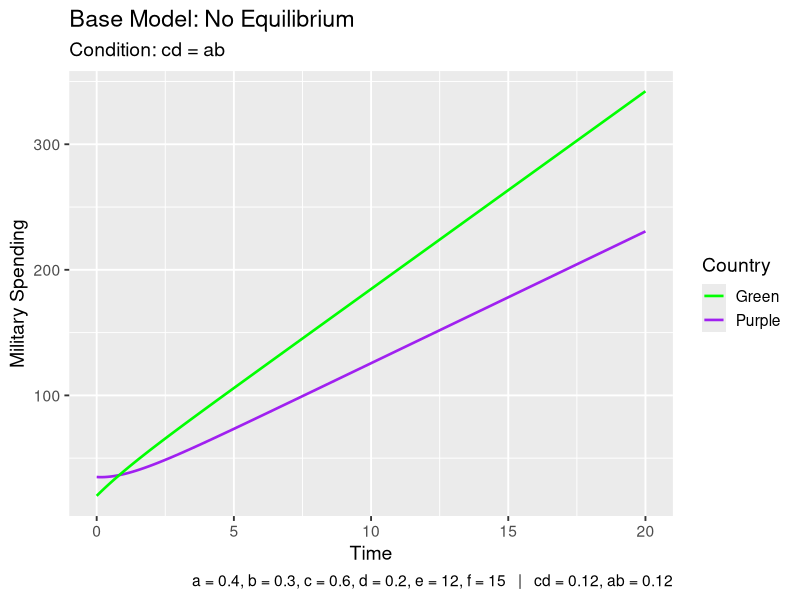
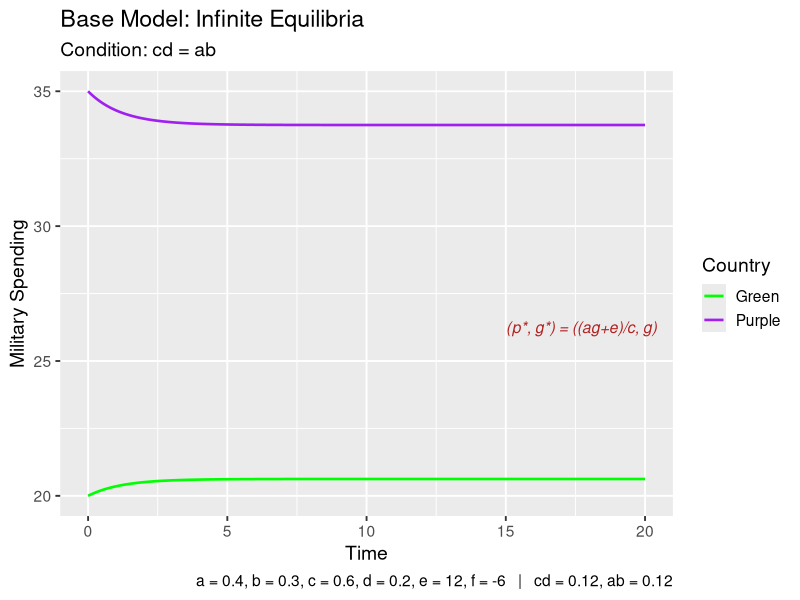
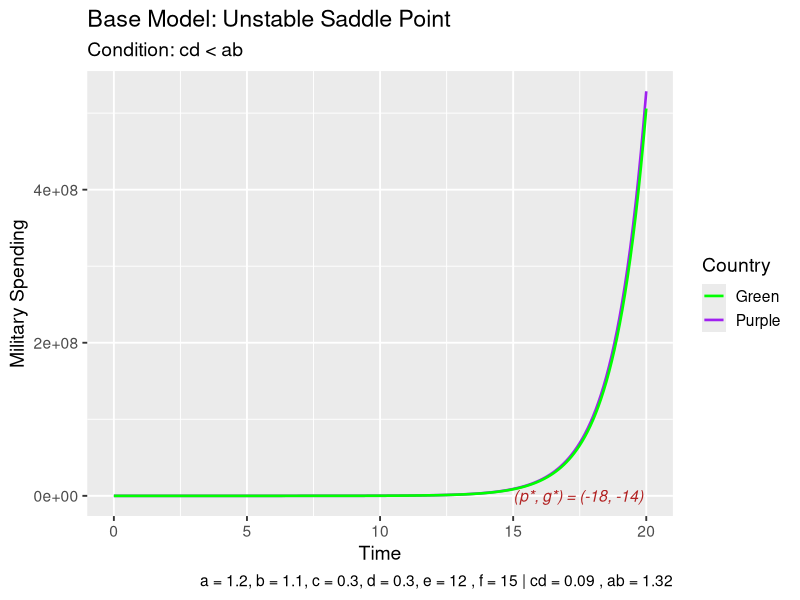
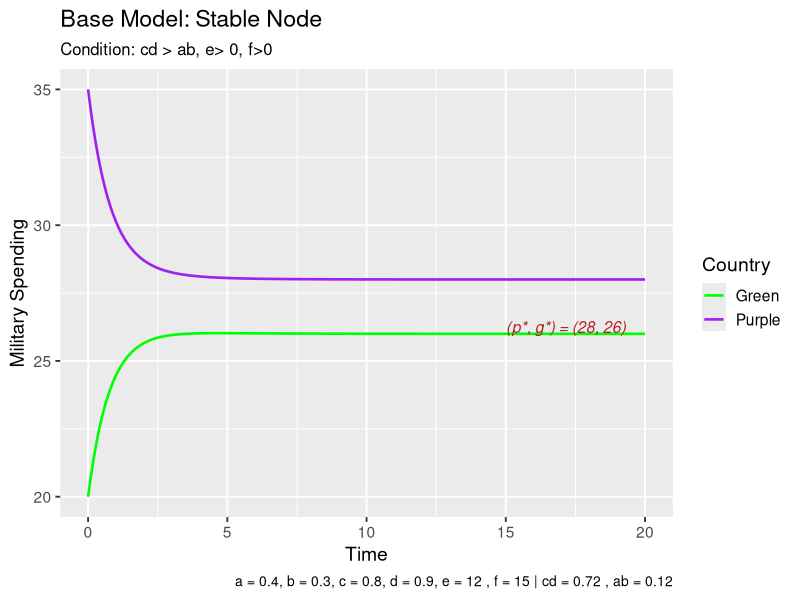
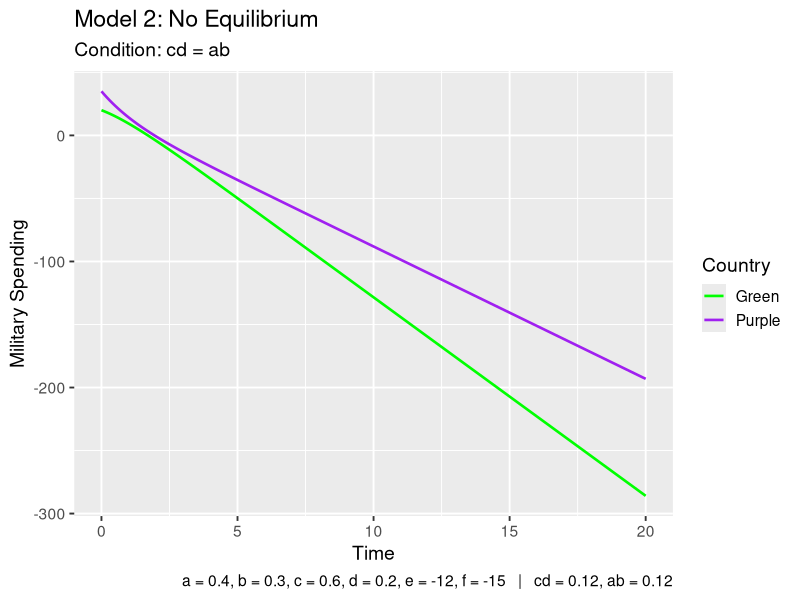
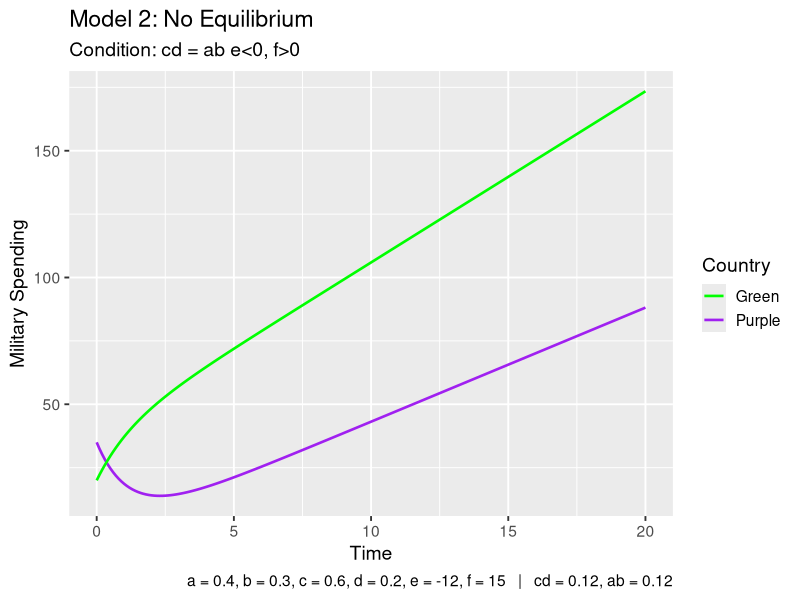
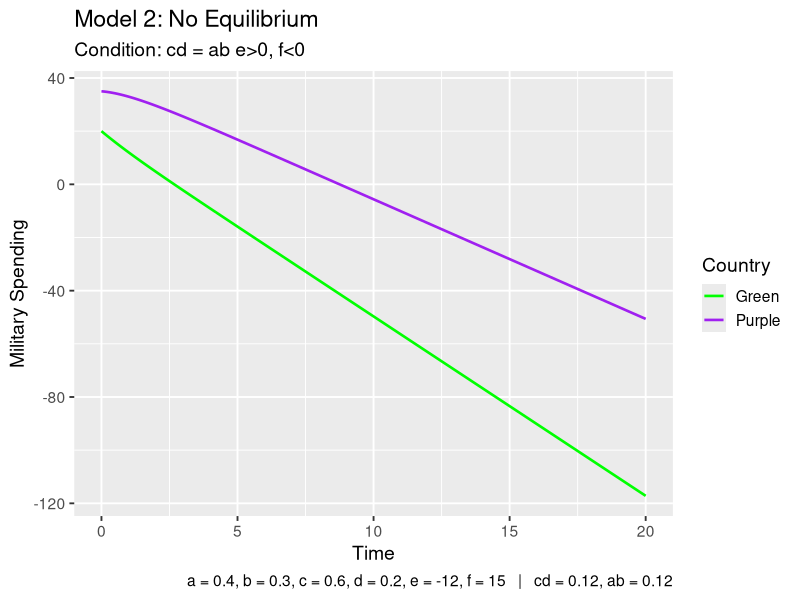
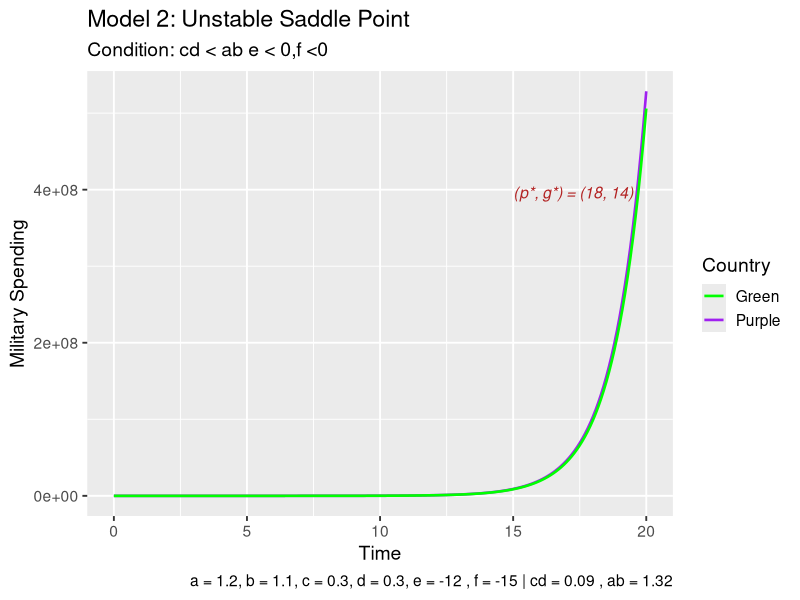

Reproduce these figures in R, in order.
####################
# Arms Race Model
####################

#load libraries
library(ggplot2)

#time values
t_vals <- seq(0, 20, by = 0.1)

#parameters
#values of e and f shift the equilibrium but do not change stability results - confirm
e <- 12
f <- 15

#initial conditions determine the starting point of the simulation
#values below or above equilibrium affect whether spending initially increases or decreases
#p0 <- 12
#g0 <- 15
p0 <- 35
g0 <- 20

#create matrix to store model values: simulated spending levels of Purple and Green, respectively
arms <- matrix(NA, nrow = 2, ncol = length(t_vals))
arms[,1] <- c(p0, g0)

#Euler's method to numerically simulate the arms race model
arms_model <- function(t_vals, arms, a, b, c, d, e, f){
  h <- t_vals[2] - t_vals[1]
  for(t in 2:length(t_vals)){
    
    p_prev <- arms[1, t-1]
    g_prev <- arms[2, t-1]
  
    dp <- a*g_prev - c*p_prev + e
    dg <- b*p_prev - d*g_prev + f
    
    p_new <- p_prev + h*dp
    g_new <- g_prev + h*dg
    
    arms[,t] <- c(p_new, g_new)
  }
  return(arms)
}


#equilibirum point calculation
equilibrium <- function(a, b, c, d, e, f) {
  denom <- c*d - a*b
  if (abs(denom) < 1e-10) return(NULL)
  
  p_star <- (d*e + a*f) / denom
  g_star <- (b*e + c*f) / denom
  
  return(c(p_star = p_star, g_star = g_star))
}

#Model 1 - Condition: cd = ab, (e,f) >0
model1 <- arms_model(t_vals, arms, a = 0.4, b = 0.3, c = 0.6, d = 0.2, e, f)

soln1 <- data.frame(
  time = t_vals,
  purple = model1[1,],
  green = model1[2,]
)

ggplot(soln1) +
  geom_line(aes(x = time, y = purple, colour = "Purple"), linewidth = 0.9) +
  geom_line(aes(x = time, y = green, colour = "Green"), linewidth = 0.9) +
  
  labs(
    title = "Base Model: No Equilibrium",
    subtitle = "Condition: cd = ab",
    x = "Time",
    y = "Military Spending",
    colour = "Country",
    caption = paste0(
      "a = 0.4, b = 0.3, c = 0.6, d = 0.2, e = ", e, ", f = ", f,
      "   |   cd = ", round(0.6*0.2,2),
      ", ab = ", round(0.4*0.3,2)
    )
  ) +
  
  scale_colour_manual(values = c("Purple" = "purple", "Green" = "green")) +
  
  theme_gray(base_size = 14)

#Model 1 - Condition: cd = ab, infinite equilibria case
#pick good values for e and derive f using the relation established
e <- 12
b <-0.3
c <- 0.6
f <- (-b*e)/c

# build model with with the specified parameters
model1_inf <- arms_model(t_vals, arms, a = 0.4, b = 0.3, c = 0.6, d = 0.2, e, f)

# find equilibrium
eq1_inf <- equilibrium(a = 0.4, b = 0.3, c = 0.6, d = 0.2, e, f)

# setup dataframe for plotting
soln1_inf <- data.frame(
  time = t_vals,
  purple = model1_inf[1,],
  green = model1_inf[2,]
)

#draw with ggplot
ggplot(soln1_inf) +
  geom_line(aes(x = time, y = purple, colour = "Purple"), linewidth = 0.9) +
  geom_line(aes(x = time, y = green, colour = "Green"), linewidth = 0.9) +
  
  #equilibrium label
  annotate("text",
           x = max(t_vals)*0.75,
           y = max(model1_inf[1,])*0.75,
           label = paste0("(p*, g*) = (",
                          "(ag+e)/c", ", ",
                          "g", ")"),
           hjust = 0,
           size = 4,
           colour = "firebrick",
           fontface = "italic") +
  
  labs(
    title = "Base Model: Infinite Equilibria",
    subtitle = "Condition: cd = ab",
    x = "Time",
    y = "Military Spending",
    colour = "Country",
    caption = paste0(
      "a = 0.4, b = 0.3, c = 0.6, d = 0.2, e = ",  round(e,2), ", f = ", round(f,2),
      "   |   cd = ", round(0.6*0.2,2),
      ", ab = ", round(0.4*0.3,2)
    )
  ) +
  
  scale_colour_manual(values = c("Purple" = "purple", "Green" = "green")) +
  
  theme_gray(base_size = 14)

#parameters reinitialized since I need to go back to the default case
e <- 12
f <- 15

#Model 2 - Condition: cd < ab , +ve e,f
model2 <- arms_model(t_vals, arms, a = 1.2, b = 1.1, c = 0.3, d = 0.3, e, f)
#Plot Model 2
soln2 <- data.frame(
  time = t_vals,
  purple = model2[1,],
  green = model2[2,]
)

eq2 <- equilibrium(a = 1.2, b = 1.1, c = 0.3, d = 0.3, e = e, f = f)

ggplot(soln2) +
  geom_line(aes(x = time, y = purple, colour = "Purple"), linewidth = 0.9) +
  geom_line(aes(x = time, y = green, colour = "Green"), linewidth = 0.9) +
  
  #equilibrium label
  annotate("text",
           x = max(t_vals)*0.75,
           y = eq2["p_star"] + 1,
           label = paste0("(p*, g*) = (",
                          round(eq2["p_star"],0), ", ",
                          round(eq2["g_star"],0), ")"),
           hjust = 0,
           size = 4,
           colour = "firebrick",
           fontface = "italic") +
  
  labs(
    title = "Base Model: Unstable Saddle Point",
    subtitle = "Condition: cd < ab",
    x = "Time",
    y = "Military Spending",
    colour = "Country",
    caption = paste("a = 1.2, b = 1.1, c = 0.3, d = 0.3, e =", e, ", f =", f,
                    "| cd =", round(0.3*0.3,2), ", ab =", round(1.2*1.1,2))
  ) +
  scale_colour_manual(values = c("Purple" = "purple", "Green" = "green")) +
  theme_gray(base_size = 14)

#Model 3: Condition: cd > ab , e>0 f>0
model3 <- arms_model(t_vals, arms, a = 0.4, b = 0.3, c = 0.8, d = 0.9, e, f)

soln3 <- data.frame(
  time = t_vals,
  purple = model3[1,],
  green = model3[2,]
)

eq3 <- equilibrium(a = 0.4, b = 0.3, c = 0.8, d = 0.9, e = e, f = f)

ggplot(soln3) +
  geom_line(aes(x = time, y = purple, colour = "Purple"), linewidth = 0.9) +
  geom_line(aes(x = time, y = green, colour = "Green"), linewidth = 0.9) +
  
  #equilibrium label
  annotate("text",
           x = max(t_vals)*0.75,
           y = max(model3[1,])*0.75,
           label = paste0("(p*, g*) = (",
                          round(eq3["p_star"],0), ", ",
                          round(eq3["g_star"],0), ")"),
           hjust = 0,
           size = 4,
           colour = "firebrick",
           fontface = "italic") +
  
  labs(
    title = "Base Model: Stable Node",
    subtitle = "Condition: cd > ab, e> 0, f>0",
    x = "Time",
    y = "Military Spending",
    colour = "Country",
    caption = paste("a = 0.4, b = 0.3, c = 0.8, d = 0.9, e =", e, ", f =", f,
                    "| cd =", round(0.8*0.9,2), ", ab =", round(0.4*0.3,2))
  ) +
  
  scale_colour_manual(values = c("Purple" = "purple", "Green" = "green")) +
  
  theme_gray(base_size = 14) +
  theme(
    plot.title = element_text(face = "plain"),
    plot.subtitle = element_text(size = 12),
    legend.position = "right",
    plot.caption = element_text(size = 10)
  )


#Model 1 - Condition: cd = ab, (e,f) < 0
model1_neg <- arms_model(t_vals, arms, a = 0.4, b = 0.3, c = 0.6, d = 0.2, e=-e, f=-f)

eq1 <- equilibrium(a = 0.4, b = 0.3, c = 0.6, d = 0.2, e = -e, f = -f) 
## Returns null so I'm going to delete logic for
## plotting equilibriums

soln1_neg <- data.frame(
  time = t_vals,
  purple = model1_neg[1,],
  green = model1_neg[2,]
)

ggplot(soln1_neg) +
  geom_line(aes(x = time, y = purple, colour = "Purple"), linewidth = 0.9) +
  geom_line(aes(x = time, y = green, colour = "Green"), linewidth = 0.9) +

  labs(
    title = "Model 2: No Equilibrium",
    subtitle = "Condition: cd = ab",
    x = "Time",
    y = "Military Spending",
    colour = "Country",
    caption = paste0(
      "a = 0.4, b = 0.3, c = 0.6, d = 0.2, e = ", -e, ", f = ", -f,
      "   |   cd = ", round(0.6*0.2,2),
      ", ab = ", round(0.4*0.3,2)
    )
  ) +
  
  scale_colour_manual(values = c("Purple" = "purple", "Green" = "green")) +
  
  theme_gray(base_size = 14)

#Model 1 - Condition: cd = ab, (e< 0 f> 0)
model1_diff <- arms_model(t_vals, arms, a = 0.4, b = 0.3, c = 0.6, d = 0.2, e=-e, f=f)

eq1 <- equilibrium(a = 0.4, b = 0.3, c = 0.6, d = 0.2, e = -e, f = f) 
## Returns null so I'm going to delete logic for
## plotting equilibriums

soln1_neg <- data.frame(
  time = t_vals,
  purple = model1_diff[1,],
  green = model1_diff[2,]
)

ggplot(soln1_neg) +
  geom_line(aes(x = time, y = purple, colour = "Purple"), linewidth = 0.9) +
  geom_line(aes(x = time, y = green, colour = "Green"), linewidth = 0.9) +
  
  labs(
    title = "Model 2: No Equilibrium",
    subtitle = "Condition: cd = ab e<0, f>0",
    x = "Time",
    y = "Military Spending",
    colour = "Country",
    caption = paste0(
      "a = 0.4, b = 0.3, c = 0.6, d = 0.2, e = ", -e, ", f = ", f,
      "   |   cd = ", round(0.6*0.2,2),
      ", ab = ", round(0.4*0.3,2)
    )
  ) +
  
  scale_colour_manual(values = c("Purple" = "purple", "Green" = "green")) +
  
  theme_gray(base_size = 14)

#Model 1 - Condition: cd = ab, (e> 0 f< 0)
model1_diff_b <- arms_model(t_vals, arms, a = 0.4, b = 0.3, c = 0.6, d = 0.2, e=e, f=-f)

eq1 <- equilibrium(a = 0.4, b = 0.3, c = 0.6, d = 0.2, e = e, f = -f) 
## Returns null so I'm going to delete logic for
## plotting equilibriums

soln1_neg <- data.frame(
  time = t_vals,
  purple = model1_diff_b[1,],
  green = model1_diff_b[2,]
)

ggplot(soln1_neg) +
  geom_line(aes(x = time, y = purple, colour = "Purple"), linewidth = 0.9) +
  geom_line(aes(x = time, y = green, colour = "Green"), linewidth = 0.9) +
  
  labs(
    title = "Model 2: No Equilibrium",
    subtitle = "Condition: cd = ab e>0, f<0",
    x = "Time",
    y = "Military Spending",
    colour = "Country",
    caption = paste0(
      "a = 0.4, b = 0.3, c = 0.6, d = 0.2, e = ", -e, ", f = ", f,
      "   |   cd = ", round(0.6*0.2,2),
      ", ab = ", round(0.4*0.3,2)
    )
  ) +
  
  scale_colour_manual(values = c("Purple" = "purple", "Green" = "green")) +
  
  theme_gray(base_size = 14)

#Model 2 - Condition: cd < ab , (e,f) < 0
model2_neg <- arms_model(t_vals, arms, a = 1.2, b = 1.1, c = 0.3, d = 0.3, e, f)
#Plot Model 2
soln2 <- data.frame(
  time = t_vals,
  purple = model2_neg[1,],
  green = model2_neg[2,]
)

eq2 <- equilibrium(a = 1.2, b = 1.1, c = 0.3, d = 0.3, e = -e, f = -f)

ggplot(soln2) +
  geom_line(aes(x = time, y = purple, colour = "Purple"), linewidth = 0.9) +
  geom_line(aes(x = time, y = green, colour = "Green"), linewidth = 0.9) +
  
  #equilibrium label
  annotate("text",
           x = max(t_vals)*0.75,
           y = max(model2_neg[1,])*0.75,
           label = paste0("(p*, g*) = (",
                          round(eq2["p_star"],0), ", ",
                          round(eq2["g_star"],0), ")"),
           hjust = 0,
           size = 4,
           colour = "firebrick",
           fontface = "italic") +
  
  labs(
    title = "Model 2: Unstable Saddle Point",
    subtitle = "Condition: cd < ab e < 0,f <0",
    x = "Time",
    y = "Military Spending",
    colour = "Country",
    caption = paste("a = 1.2, b = 1.1, c = 0.3, d = 0.3, e =", -e, ", f =", -f,
                    "| cd =", round(0.3*0.3,2), ", ab =", round(1.2*1.1,2))
  ) +
  scale_colour_manual(values = c("Purple" = "purple", "Green" = "green")) +
  theme_gray(base_size = 14)

#Model 2 - Condition: cd < ab , (e > 0, f < 0)
model2_diff <- arms_model(t_vals, arms, a = 1.2, b = 1.1, c = 0.3, d = 0.3, e, -f)
#Plot Model 2
soln2 <- data.frame(
  time = t_vals,
  purple = model2_diff[1,],
  green = model2_diff[2,]
)

eq2 <- equilibrium(a = 1.2, b = 1.1, c = 0.3, d = 0.3, e = e, f = -f)

ggplot(soln2) +
  geom_line(aes(x = time, y = purple, colour = "Purple"), linewidth = 0.9) +
  geom_line(aes(x = time, y = green, colour = "Green"), linewidth = 0.9) +
  
#equilibrium label
annotate("text",
         x = max(t_vals)*0.75,
         y = eq2["p_star"] + 1,
         label = paste0("(p*, g*) = (",
                        round(eq2["p_star"],0), ", ",
                        round(eq2["g_star"],0), ")"),
         hjust = 0,
         size = 4,
         colour = "firebrick",
         fontface = "italic") +
  
  labs(
    title = "Model 2: Unstable Saddle Point",
    subtitle = "Condition: cd < ab, e>0 f<0",
    x = "Time",
    y = "Military Spending",
    colour = "Country",
    caption = paste("a = 1.2, b = 1.1, c = 0.3, d = 0.3, e =", e, ", f =", -f,
                    "| cd =", round(0.3*0.3,2), ", ab =", round(1.2*1.1,2))
  ) +
  scale_colour_manual(values = c("Purple" = "purple", "Green" = "green")) +
  theme_gray(base_size = 14)

#Model 2 - Condition: cd < ab , (e < 0, f > 0)
model2_diff_b <- arms_model(t_vals, arms, a = 1.2, b = 1.1, c = 0.3, d = 0.3, -e, f)
#Plot Model 2
soln2 <- data.frame(
  time = t_vals,
  purple = model2_diff[1,],
  green = model2_diff[2,]
)

eq2 <- equilibrium(a = 1.2, b = 1.1, c = 0.3, d = 0.3, e = -e, f = f)

ggplot(soln2) +
  geom_line(aes(x = time, y = purple, colour = "Purple"), linewidth = 0.9) +
  geom_line(aes(x = time, y = green, colour = "Green"), linewidth = 0.9) +
  
  #equilibrium label
  annotate("text",
           x = max(t_vals)*0.75,
           y = eq2["p_star"] + 1,
           label = paste0("(p*, g*) = (",
                          round(eq2["p_star"],0), ", ",
                          round(eq2["g_star"],0), ")"),
           hjust = 0,
           size = 4,
           colour = "firebrick",
           fontface = "italic") +
  
  labs(
    title = "Model 2: Unstable Saddle Point",
    subtitle = "Condition: cd < ab, e<0 f>0",
    x = "Time",
    y = "Military Spending",
    colour = "Country",
    caption = paste("a = 1.2, b = 1.1, c = 0.3, d = 0.3, e =", -e, ", f =", f,
                    "| cd =", round(0.3*0.3,2), ", ab =", round(1.2*1.1,2))
  ) +
  scale_colour_manual(values = c("Purple" = "purple", "Green" = "green")) +
  theme_gray(base_size = 14)

#Model 3: Condition: cd > ab, (e,f) < 0
model3_neg <- arms_model(t_vals, arms, a = 0.4, b = 0.3, c = 0.8, d = 0.9, -e, -f)

soln3_neg <- data.frame(
  time = t_vals,
  purple = model3_neg[1,],
  green = model3_neg[2,]
)

eq3 <- equilibrium(a = 0.4, b = 0.3, c = 0.8, d = 0.9, e = -e, f = -f)

ggplot(soln3_neg) +
  geom_line(aes(x = time, y = purple, colour = "Purple"), linewidth = 0.9) +
  geom_line(aes(x = time, y = green, colour = "Green"), linewidth = 0.9) +
  
  #equilibrium label
  annotate("text",
           x = max(t_vals)*0.75,
           y = max(model3_neg[1,])*0.75,
           label = paste0("(p*, g*) = (",
                          round(eq3["p_star"],0), ", ",
                          round(eq3["g_star"],0), ")"),
           hjust = 0,
           size = 4,
           colour = "firebrick",
           fontface = "italic") +
  
  labs(
    title = "Model 2: Stable Node",
    subtitle = "Condition: cd > ab, e < 0, f< 0",
    x = "Time",
    y = "Military Spending",
    colour = "Country",
    caption = paste("a = 0.4, b = 0.3, c = 0.8, d = 0.9, e =", -e, ", f =", -f,
                    "| cd =", round(0.8*0.9,2), ", ab =", round(0.4*0.3,2))
  ) +
  
  scale_colour_manual(values = c("Purple" = "purple", "Green" = "green")) +
  
  theme_gray(base_size = 14) +
  theme(
    plot.title = element_text(face = "plain"),
    plot.subtitle = element_text(size = 12),
    legend.position = "right",
    plot.caption = element_text(size = 10)
  )

#Model 3: Condition: cd > ab, (e < 0, f > 0)
model3_diff <- arms_model(t_vals, arms, a = 0.4, b = 0.3, c = 0.8, d = 0.9, -e, f)

soln3_diff <- data.frame(
  time = t_vals,
  purple = model3_diff[1,],
  green = model3_diff[2,]
)

eq3 <- equilibrium(a = 0.4, b = 0.3, c = 0.8, d = 0.9, e = -e, f = f)

ggplot(soln3_diff) +
  geom_line(aes(x = time, y = purple, colour = "Purple"), linewidth = 0.9) +
  geom_line(aes(x = time, y = green, colour = "Green"), linewidth = 0.9) +
  
  #equilibrium label
  annotate("text",
           x = max(t_vals)*0.75,
           y = max(model3_diff[1,])*0.75,
           label = paste0("(p*, g*) = (",
                          round(eq3["p_star"],0), ", ",
                          round(eq3["g_star"],0), ")"),
           hjust = 0,
           size = 4,
           colour = "firebrick",
           fontface = "italic") +
  
  labs(
    title = "Model 2: Stable Node",
    subtitle = "Condition: cd > ab, e<0, f>0",
    x = "Time",
    y = "Military Spending",
    colour = "Country",
    caption = paste("a = 0.4, b = 0.3, c = 0.8, d = 0.9, e =", -e, ", f =", f,
                    "| cd =", round(0.8*0.9,2), ", ab =", round(0.4*0.3,2))
  ) +
  
  scale_colour_manual(values = c("Purple" = "purple", "Green" = "green")) +
  
  theme_gray(base_size = 14) +
  theme(
    plot.title = element_text(face = "plain"),
    plot.subtitle = element_text(size = 12),
    legend.position = "right",
    plot.caption = element_text(size = 10)
  )

#Model 3: Condition: cd > ab, (e > 0, f < 0)
model3_diff_b <- arms_model(t_vals, arms, a = 0.4, b = 0.3, c = 0.8, d = 0.9, e, -f)

soln3_diff_b <- data.frame(
  time = t_vals,
  purple = model3_diff_b[1,],
  green = model3_diff_b[2,]
)

eq3 <- equilibrium(a = 0.4, b = 0.3, c = 0.8, d = 0.9, e = e, f = -f)

ggplot(soln3_diff_b) +
  geom_line(aes(x = time, y = purple, colour = "Purple"), linewidth = 0.9) +
  geom_line(aes(x = time, y = green, colour = "Green"), linewidth = 0.9) +
  
  #equilibrium label
  annotate("text",
           x = max(t_vals)*0.75,
           y = max(model3_diff_b[1,])*0.75,
           label = paste0("(p*, g*) = (",
                          round(eq3["p_star"],0), ", ",
                          round(eq3["g_star"],0), ")"),
           hjust = 0,
           size = 4,
           colour = "firebrick",
           fontface = "italic") +
  
  labs(
    title = "Model 2: Stable Node",
    subtitle = "Condition: cd > ab, e>0, f<0",
    x = "Time",
    y = "Military Spending",
    colour = "Country",
    caption = paste("a = 0.4, b = 0.3, c = 0.8, d = 0.9, e =", e, ", f =", -f,
                    "| cd =", round(0.8*0.9,2), ", ab =", round(0.4*0.3,2))
  ) +
  
  scale_colour_manual(values = c("Purple" = "purple", "Green" = "green")) +
  
  theme_gray(base_size = 14) +
  theme(
    plot.title = element_text(face = "plain"),
    plot.subtitle = element_text(size = 12),
    legend.position = "right",
    plot.caption = element_text(size = 10)
  )
